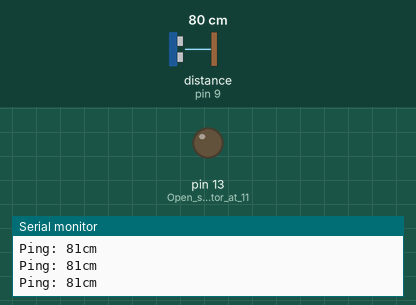
This sketch was run on a simulated Arduino Uno, built with avr-gcc and run on an emulated ATmega328P. Shown: output pins drawn as LEDs (lit = HIGH), the last lines printed to the serial monitor. The test bench sets the inputs (shaded band); at power-on: distance to the obstacle (sensor on pin 9) 80 cm. The echo pulse lasts 58.3 µs per cm.

Above: at 1.2 s.
1.3 s: distance to the obstacle (sensor on pin 9) set to 54 cm
2.8 s: distance to the obstacle (sensor on pin 9) set to 46 cm
At 4.0 s:
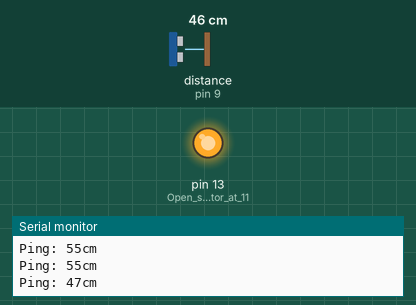
4.3 s: distance to the obstacle (sensor on pin 9) set to 60 cm
At 5.4 s:
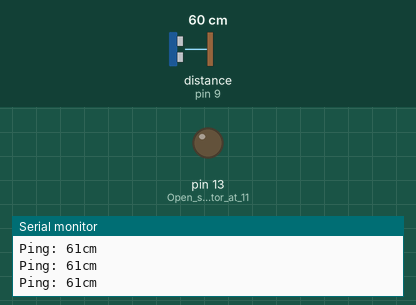
6.3 s: distance to the obstacle (sensor on pin 9) set to 2 cm
At 7.4 s:
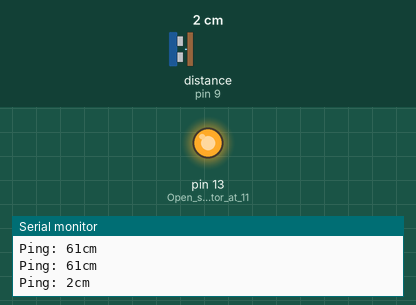
Timing chart, 0 to 8.8 s (numbered marks = the images above; inputs shaded):
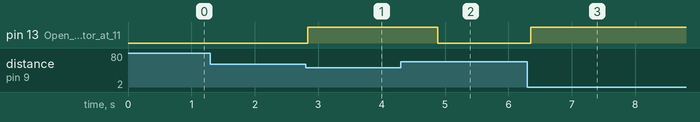

Measured:
- the behaviour switches between 49 and 48 cm on distance to the obstacle (sensor on pin 9) (found by bisection; images 0 and 1)
- after the input at 2.8 s, pin 13 (Open_serial_monitor_at_11): LOW → HIGH at once
- after the input at 4.3 s, pin 13 (Open_serial_monitor_at_11): HIGH → LOW after 0.59 s
- after the input at 6.3 s, pin 13 (Open_serial_monitor_at_11): LOW → HIGH after 0.05 s

The sketch:

NewPingExample.ino
```cpp
// ---------------------------------------------------------------------------
// Example NewPing library sketch that does a ping about 20 times per second.
// ---------------------------------------------------------------------------

#include <NewPing.h>

#define TRIGGER_PIN  8 // Arduino pin tied to trigger pin on the ultrasonic sensor.
#define ECHO_PIN     9  // Arduino pin tied to echo pin on the ultrasonic sensor.
#define MAX_DISTANCE 400 // Maximum distance we want to ping for (in centimeters). Maximum sensor distance is rated at 400-500cm.

NewPing sonar(TRIGGER_PIN, ECHO_PIN, MAX_DISTANCE); // NewPing setup of pins and maximum distance.

void setup() {
  Serial.begin(115200);
  pinMode(13,OUTPUT);// Open serial monitor at 115200 baud to see ping results.
}

void loop() {
  delay(50);
  digitalWrite(13,LOW);// Wait 50ms between pings (about 20 pings/sec). 29ms should be the shortest delay between pings.
  Serial.print("Ping: ");
  Serial.print(sonar.ping_cm()); // Send ping, get distance in cm and print result (0 = outside set distance range)
  Serial.println("cm");
  if (sonar.ping_cm()<50)
  {
    digitalWrite(13,HIGH);
    delay(2000);
  }
}
```
